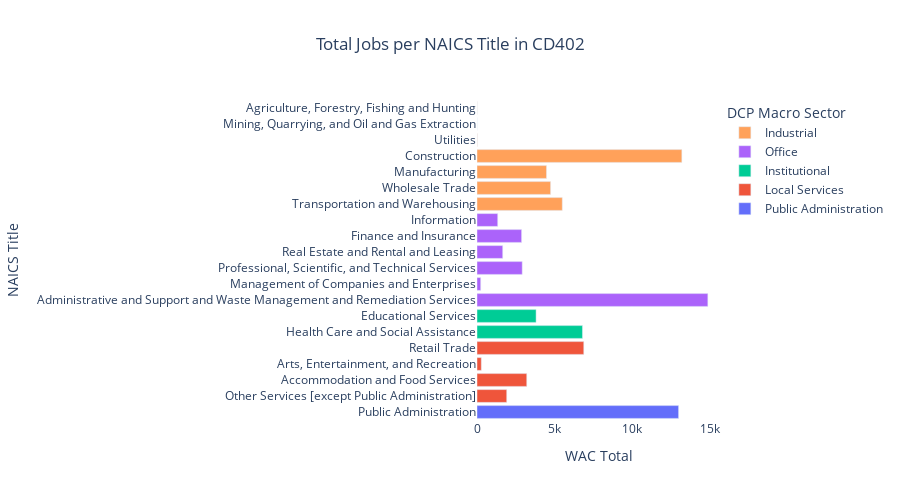

The notebook cell this image was saved under:
### Code cell
# Creating a horizontal bar chart using Plotly

fig = px.bar(cd_402_wac_totals, x="WAC Total", y="NAICS Title", color="DCP Macro Sector", orientation='h', 
             height=500, title='Total Jobs per NAICS Industry')
fig.update_layout(legend_traceorder="reversed")
fig.update_layout(
    {
        "paper_bgcolor": "rgba(0, 0, 0, 0)",
        "plot_bgcolor": "rgba(0, 0, 0, 0)",
    }
)
fig.update_layout(title_text='Total Jobs per NAICS Title in CD402', title_x=0.5)
fig.show()

### Figure 1 — Plotly figure (JSON) as saved in the notebook; plotly's stock layout.template omitted (floating-point values rounded to 4 significant figures)
{"data": [{"alignmentgroup": "True", "hovertemplate": "DCP Macro Sector=Public Administration<br>WAC Total=%{x}<br>NAICS Title=%{y}<extra></extra>", "legendgroup": "Public Administration", "marker": {"color": "#636efa", "pattern": {"shape": ""}}, "name": "Public Administration", "offsetgroup": "Public Administration", "orientation": "h", "showlegend": true, "textposition": "auto", "type": "bar", "x": [12978], "xaxis": "x", "y": ["Public Administration"], "yaxis": "y"}, {"alignmentgroup": "True", "hovertemplate": "DCP Macro Sector=Local Services<br>WAC Total=%{x}<br>NAICS Title=%{y}<extra></extra>", "legendgroup": "Local Services", "marker": {"color": "#EF553B", "pattern": {"shape": ""}}, "name": "Local Services", "offsetgroup": "Local Services", "orientation": "h", "showlegend": true, "textposition": "auto", "type": "bar", "x": [1914, 3203, 277, 6874], "xaxis": "x", "y": ["Other Services [except Public Administration]", "Accommodation and Food Services", "Arts, Entertainment, and Recreation", "Retail Trade"], "yaxis": "y"}, {"alignmentgroup": "True", "hovertemplate": "DCP Macro Sector=Institutional<br>WAC Total=%{x}<br>NAICS Title=%{y}<extra></extra>", "legendgroup": "Institutional", "marker": {"color": "#00cc96", "pattern": {"shape": ""}}, "name": "Institutional", "offsetgroup": "Institutional", "orientation": "h", "showlegend": true, "textposition": "auto", "type": "bar", "x": [6790, 3804], "xaxis": "x", "y": ["Health Care and Social Assistance", "Educational Services"], "yaxis": "y"}, {"alignmentgroup": "True", "hovertemplate": "DCP Macro Sector=Office<br>WAC Total=%{x}<br>NAICS Title=%{y}<extra></extra>", "legendgroup": "Office", "marker": {"color": "#ab63fa", "pattern": {"shape": ""}}, "name": "Office", "offsetgroup": "Office", "orientation": "h", "showlegend": true, "textposition": "auto", "type": "bar", "x": [14861, 238, 2911, 1656, 2871, 1334], "xaxis": "x", "y": ["Administrative and Support and Waste Management and Remediation Services", "Management of Companies and Enterprises", "Professional, Scientific, and Technical Services", "Real Estate and Rental and Leasing", "Finance and Insurance", "Information"], "yaxis": "y"}, {"alignmentgroup": "True", "hovertemplate": "DCP Macro Sector=Industrial<br>WAC Total=%{x}<br>NAICS Title=%{y}<extra></extra>", "legendgroup": "Industrial", "marker": {"color": "#FFA15A", "pattern": {"shape": ""}}, "name": "Industrial", "offsetgroup": "Industrial", "orientation": "h", "showlegend": true, "textposition": "auto", "type": "bar", "x": [5490, 4738, 4476, 13187, 13, 0, 6], "xaxis": "x", "y": ["Transportation and Warehousing", "Wholesale Trade", "Manufacturing", "Construction", "Utilities", "Mining, Quarrying, and Oil and Gas Extraction", "Agriculture, Forestry, Fishing and Hunting"], "yaxis": "y"}], "layout": {"barmode": "relative", "height": 500, "legend": {"title": {"text": "DCP Macro Sector"}, "tracegroupgap": 0, "traceorder": "reversed"}, "paper_bgcolor": "rgba(0, 0, 0, 0)", "plot_bgcolor": "rgba(0, 0, 0, 0)", "title": {"text": "Total Jobs per NAICS Title in CD402", "x": 0.5}, "xaxis": {"anchor": "y", "domain": [0, 1], "title": {"text": "WAC Total"}}, "yaxis": {"anchor": "x", "domain": [0, 1], "title": {"text": "NAICS Title"}}}}
